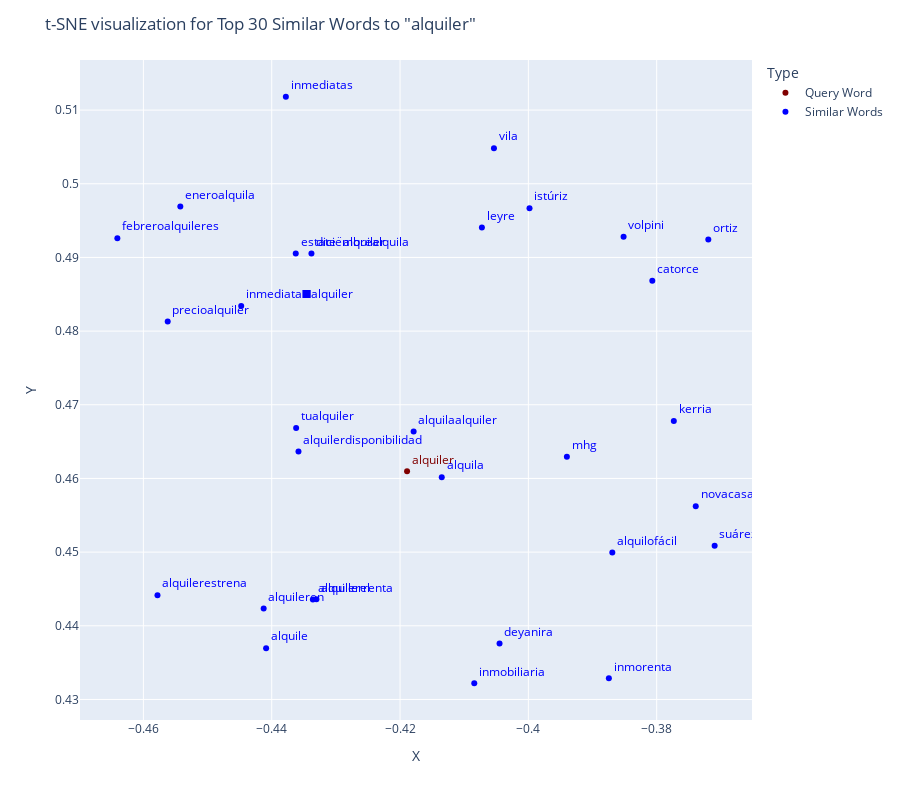

The code cell stored with this chart in its notebook:
### Code cell
alquiler_fig.show()

### Figure 1 — Plotly figure (JSON) as saved in the notebook; plotly's stock layout.template omitted (floating-point values rounded to 4 significant figures)
{"data": [{"hovertemplate": "Type=Query Word<br>X=%{x}<br>Y=%{y}<br>label=%{text}<extra></extra>", "legendgroup": "Query Word", "marker": {"color": "maroon", "symbol": "circle"}, "mode": "markers+text", "name": "Query Word", "orientation": "v", "showlegend": true, "text": ["alquiler"], "textfont": {"color": "maroon"}, "textposition": "top right", "type": "scatter", "x": [-0.4189], "xaxis": "x", "y": [0.461], "yaxis": "y"}, {"hovertemplate": "Type=Similar Words<br>X=%{x}<br>Y=%{y}<br>label=%{text}<extra></extra>", "legendgroup": "Similar Words", "marker": {"color": "blue", "symbol": "circle"}, "mode": "markers+text", "name": "Similar Words", "orientation": "v", "showlegend": true, "text": ["alquilaalquiler", "inmorenta", "tualquiler", "estate¨alquiler", "alquilerrenta", "kerria", "alquilerestrena", "mhg", "catorce", "alquila", "alquileren", "alquilerel", "volpini", "diciembrealquila", "inmediata■alquiler", "precioalquiler", "alquile", "inmediatas", "novacasa", "inmobiliaria", "deyanira", "febreroalquileres", "leyre", "vila", "alquilofácil", "alquilerdisponibilidad", "ortiz", "eneroalquila", "suárezzuloaga", "istúriz"], "textfont": {"color": "blue"}, "textposition": "top right", "type": "scatter", "x": [-0.4179, -0.3875, -0.4362, -0.4363, -0.433, -0.3773, -0.4578, -0.394, -0.3807, -0.4135, -0.4413, -0.4336, -0.3852, -0.4338, -0.4448, -0.4562, -0.4409, -0.4378, -0.3739, -0.4084, -0.4045, -0.4641, -0.4072, -0.4054, -0.3869, -0.4358, -0.372, -0.4542, -0.371, -0.3998], "xaxis": "x", "y": [0.4664, 0.4329, 0.4668, 0.4905, 0.4436, 0.4678, 0.4442, 0.463, 0.4868, 0.4602, 0.4424, 0.4436, 0.4928, 0.4905, 0.4834, 0.4813, 0.437, 0.5118, 0.4562, 0.4322, 0.4376, 0.4926, 0.4941, 0.5048, 0.4499, 0.4637, 0.4924, 0.4969, 0.4509, 0.4967], "yaxis": "y"}], "layout": {"height": 800, "legend": {"title": {"text": "Type"}, "tracegroupgap": 0}, "margin": {"t": 60}, "title": {"text": "t-SNE visualization for Top 30 Similar Words to \"alquiler\""}, "xaxis": {"anchor": "y", "domain": [0, 1], "title": {"text": "X"}}, "yaxis": {"anchor": "x", "domain": [0, 1], "title": {"text": "Y"}}}}
